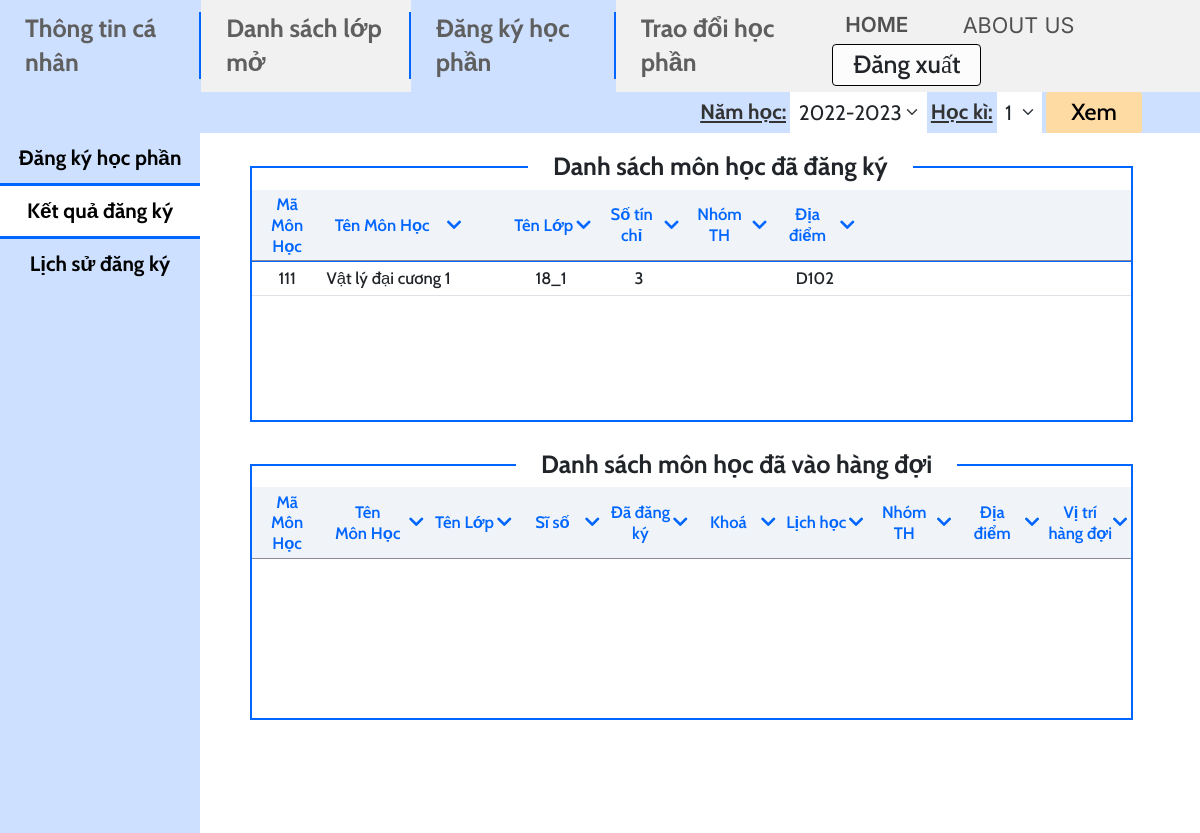
The page /mvc/views/Result.php (signed in) on the database its author committed.
### tables this page shows
CREATE TABLE `enrollment` (
  `period_id` int(11) NOT NULL,
  `course_id` int(11) NOT NULL,
  `student_id` int(11) NOT NULL,
  `mark` float DEFAULT NULL,
  `class_id` int(11) NOT NULL
);

CREATE TABLE `course` (
  `ID` int(11) NOT NULL,
  `name` varchar(100) NOT NULL,
  `credits` int(11) NOT NULL,
  `faculty` int(11) DEFAULT NULL
);

CREATE TABLE `class` (
  `ID` int(11) NOT NULL,
  `name` varchar(45) NOT NULL,
  `school_year` year(4) NOT NULL,
  `faculty` int(11) NOT NULL
);

CREATE TABLE `available_course_info` (
  `period_id` int(11) NOT NULL,
  `course_id` int(11) NOT NULL,
  `class_id` int(11) NOT NULL,
  `room` varchar(45) NOT NULL,
  `max_student` int(11) NOT NULL,
  `start_period` int(11) NOT NULL,
  `end_period` int(11) NOT NULL,
  `start_date` datetime DEFAULT NULL,
  `day` int(11) DEFAULT NULL
);

### mvc/views/Result.php (the view, shortened to what this page needs)
<?php
include "../config/db_connect.php";
$sql = "SELECT co.ID, co.name, c.name as class_name, co.credits, aci.room, en.period_id, en.class_id
from enrollment en inner join class c on en.class_id = c.ID
inner join course co on en.course_id = co.ID
inner join available_course_info aci on en.period_id = aci.period_id and en.course_id = aci.course_id and en.class_id = aci.class_id
where en.student_id = " . $_SESSION['student_id'];
$query = $conn->query($sql);
$query->setFetchMode(PDO::FETCH_ASSOC);
?>
<!DOCTYPE html>
<html lang="en">
<head>
  <link href="https://cdn.jsdelivr.net/npm/bootstrap@5.2.3/dist/css/bootstrap.min.css" rel="stylesheet" />
  <link rel="stylesheet" href="https://cdnjs.cloudflare.com/ajax/libs/font-awesome/5.15.3/css/all.min.css">
  <link rel="stylesheet" href="../../public/css/Result.css" />
</head>
<body>
  <div class="container-fluid" style="padding: 0 !important">
    <nav class="navbar navbar-expand-sm bg-primary navbar-light filter-bar">
      <ul class="navbar-nav ms-auto">
        <li class="nav-item bg-primary">
          <span class="navtext label">Năm học:</span>
        </li>
        <li class="nav-item bg-primary">
          <select class="form-select nav-namhoc">
            <option value="2022-2023">2022-2023</option>
          </select>
        </li>
        <li class="nav-item bg-primary">
          <span class="navtext label">Học kì:</span>
        </li>
        <li class="nav-item bg-primary">
          <select class="form-select nav-hk">
            <option value="1">1</option>
          </select>
        </li>
        <li class="nav-item bg-primary">
          <button type="button" class="btn nav-item-button">Xem
          </button>
        </li>
      </ul>
    </nav>
    <div class="row h-100" style="margin: 0!important">
      <div class="col-2 bg-primary" style="padding: 0px !important">
        <div class="list-group-flush">
          <a href="./Register.php" class="list-group-item list-group-item-action left-register">Đăng ký học phần</a>
          <a href="./Result.php" class="list-group-item list-group-item-action left-result">Kết quả đăng ký</a>
          <a href="./History.php" class="list-group-item list-group-item-action left-history">Lịch sử đăng ký</a>
        </div>
      </div>
      <div class="col-10 pane" style="padding: 0px !important">
        <div class="container-fluid" style="padding: 4rem 8rem 0 6rem!important;">
          <div class="container-table" style="height: 32vh">
            <div class="table-responsive" style="width: 100%; height: 100%">
              <h2 class="table-label1">Danh sách môn học đã đăng ký</h2>
              <table class="table table-responsive table-hover">
                <thead>
                  <tr>
                    <th style="width: 8%">Mã<br>Môn Học</th>
                    <th style="width: 21%">
                      <div style="display:flex; align-items:center; justify-content: center">
                        <div style="margin-left: 1rem">Tên Môn Học</div>
                        <div style="margin-left: auto; margin-right: 5rem"><i class="fa fa-chevron-down"></i></div>
                      </div>
                    </th>
                    <th style="width: 10%">
                      <div style="display:flex; align-items:center; justify-content: center">
                        <div style="margin-left: auto">Tên Lớp</div>
                        <div style="margin-left: auto"><i class="fa fa-chevron-down"></i></div>
                      </div>
                    </th>
                    <th style="width: 10%">
                      <div style="display:flex; align-items:center; justify-content: center">
                        <div style="margin-left: auto">Số tín chỉ</div>
                        <div style="margin-left: auto"><i class="fa fa-chevron-down"></i></div>
                      </div>
                    </th>
                    <th style="width: 10%">
                      <div style="display: flex; align-items: center; justify-content: center">
                        <div style="margin-left: auto">Nhóm TH</div>
                        <div style="margin-left: auto"><i class="fa fa-chevron-down"></i></div>
                      </div>
                    </th>
                    <th style="width: 10%">
                      <div style="display:flex; align-items:center; justify-content: center">
                        <div style="margin-left: auto">Địa điểm</div>
                        <div style="margin-left: auto"><i class="fa fa-chevron-down"></i></div>
                      </div>
                    </th>
                    <th style="width: 31%"></th>
                  </tr>
                </thead>
                <tbody>
                  <?php
                  while ($row = $query->fetch()) { ?>
                    <tr>
                      <td><?php echo $row['ID']; ?></td>
                      <td style="text-align: left;">
                        <?php echo $row['name']; ?>
                      </td>
                      <td><?php echo $row['class_name']; ?></td>
                      <td>
                        <?php echo $row['credits']; ?>
                      </td>
                      <td></td>
                      <td>
                        <?php echo $row['room']; ?>
                      </td>
                      <td></td>
                    </tr>
                    <?php } ?>
                </tbody>
              </table>
            </div>
          </div>
          <div class="container-table" style="height: 32vh; margin-top: 5rem">
            <div class="table-responsive" style="width: 100%; height: 100%">
              <h2 class="table-label2">Danh sách môn học đã vào hàng đợi</h2>
              <table class="table table-responsive table-hover">
                <thead>
                  <tr>
                    <th style="width: 8%">Mã<br>Môn Học</th>
                    <th style="width: 12%">
                      <div style="display:flex; align-items:center; justify-content: center">
                        <div style="margin-left: auto;">Tên<br>Môn Học</div>
                        <div style="margin-left: auto"><i class="fa fa-chevron-down"></i></div>
                      </div>
                    </th>
                    <th style="width: 10%">
                      <div style="display:flex; align-items:center; justify-content: center">
                        <div style="margin-left: auto">Tên Lớp</div>
                        <div style="margin-left: auto"><i class="fa fa-chevron-down"></i></div>
                      </div>
                    </th>
                    <th style="width: 10%">
                      <div style="display:flex; align-items:center; justify-content: center">
                        <div style="margin-left: auto">Sĩ số</div>
                        <div style="margin-left: auto"><i class="fa fa-chevron-down"></i></div>
                      </div>
                    </th>
                    <th style="width: 10%">
                      <div style="display:flex; align-items:center; justify-content: center">
                        <div style="margin-left: auto">Đã đăng ký</div>
                        <div style="margin-left: auto"><i class="fa fa-chevron-down"></i></div>
                      </div>
                    <th style="width: 10%">
                      <div style="display:flex; align-items:center; justify-content: center">
                        <div style="margin-left: auto">Khoá</div>
                        <div style="margin-left: auto"><i class="fa fa-chevron-down"></i></div>
                      </div>
                    </th>
                    <th style="width: 10%">
                      <div style="display: flex; align-items: center; justify-content: center">
                        <div style="margin-left: auto">Lịch học</div>
                        <div style="margin-left: auto"><i class="fa fa-chevron-down"></i></div>
                      </div>
                    </th>
                    <th style="width: 10%">
                      <div style="display: flex; align-items: center; justify-content: center">
                        <div style="margin-left: auto">Nhóm TH</div>
                        <div style="margin-left: auto"><i class="fa fa-chevron-down"></i></div>
                      </div>
                    </th>
                    <th style="width: 10%">
                      <div style="display: flex; align-items: center; justify-content: center">
                        <div style="margin-left: auto">Địa điểm</div>
                        <div style="margin-left: auto"><i class="fa fa-chevron-down"></i></div>
                      </div>
                    </th>
                    <th style="width: 10%">
                      <div style="display: flex; align-items: center; justify-content: center">
                        <div style="margin-left: auto">Vị trí<br>hàng đợi</div>
                        <div style="margin-left: auto"><i class="fa fa-chevron-down"></i></div>
                      </div>
                    </th>
                  </tr>
                </thead>
              </table>
            </div>
          </div>
        </div>
      </div>
    </div>
  </div>
</body>
</html>

### public/css/Result.css (style rules this page uses)
.left-result { background-color: white; }
.left-register { border: none !important; }
.list-group-item { font-weight: 700; font-size: 2.5rem; line-height: 4rem; padding: 1rem 0 !important; text-align: center; color: black !important; border-top: 1px solid #0066FF; }
.navbar .label { font-weight: 700; font-size: 2.5rem; line-height: 3rem; text-decoration-line: underline; font-feature-settings: 'pnum' on, 'lnum' on; color: #333333; }
.navbar .form-select { height: 100%; width: max-content; text-align: left; font-weight: 400; font-size: 2.5rem; margin: auto 0.5rem; border-radius: 0 !important; border: none !important; padding: 0 3rem 0 1rem!important; }
.nav-item-button, .nav-item-button:hover, .nav-item-button:active { color: #000000; background-color: #FFDBA4; font-weight: 500; font-size: 2.8rem; border: none; padding-left: 3rem; padding-right: 3rem; margin-right: 7rem; }
.pane { min-height: calc(100vh - 12rem); padding: 0 !important; }
.table-label1 { position: absolute; margin-top: -4.5rem; left: 44vw; font-weight: 700; font-size: 3rem; background-color: white; padding: 0 3rem; }
.table-label2 { position: absolute; margin-top: -4.5rem; left: 43vw; font-weight: 700; font-size: 3rem; background-color: white; padding: 0 3rem; }
.container-table { position: block; min-width: 700px; padding: 2.6rem 0 0 0; border: 2px solid #0066FF; }
th { font-weight: 600; font-size: 2rem; line-height: 2.5rem; color: #0066FF; }
thead { position: sticky; position: -webkit-sticky; top: 0; background-color: #F0F4F8; z-index: 999; border-top: none !important; border-bottom: none !important; box-shadow: inset 0 -1px 0 #8B8A98; padding: 2px 0; }
table tbody:nth-of-type(1) tr:nth-of-type(1) td { border-top: none !important; }
td { padding: 1rem 0; }
tr { vertical-align: middle; text-align: center; font-weight: 500; font-size: 2rem; }
.bg-secondary { background-color: #F1F1F1 !important; }
.bg-primary { background-color: #CDE0FF !important; }
body { font-family: 'Cabin', sans-serif; height: 100vh; }
@media screen and (max-width: 2399px) { html { font-size: 62.5% !important; } }
@media screen and (max-width: 1699px) { html { font-size: 52% !important; } }

### mvc/views/Result.php (style rules this page uses)
.nav-item.register { background-color: #cde0ff !important; }

### rows shown on the page
enrollment: course.ID "111", course.name "Vật lý đại cương 1", class.name "18_1", course.credits "3", available_course_info.room "D102"
